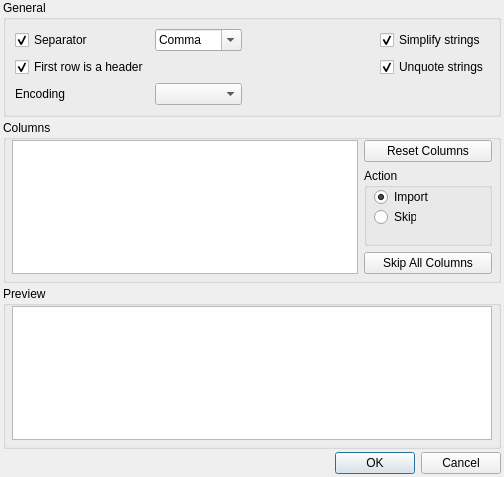
<?xml version="1.0" encoding="UTF-8"?>
<ui version="4.0">
 <class>SetupDialogCSV</class>
 <widget class="QDialog" name="SetupDialogCSV">
  <property name="geometry">
   <rect>
    <x>0</x>
    <y>0</y>
    <width>504</width>
    <height>477</height>
   </rect>
  </property>
  <property name="windowTitle">
   <string>Set CSV properties please...</string>
  </property>
  <layout class="QVBoxLayout" name="verticalLayout">
   <property name="spacing">
    <number>3</number>
   </property>
   <property name="leftMargin">
    <number>3</number>
   </property>
   <property name="topMargin">
    <number>0</number>
   </property>
   <property name="rightMargin">
    <number>3</number>
   </property>
   <property name="bottomMargin">
    <number>3</number>
   </property>
   <item>
    <widget class="QGroupBox" name="groupBox">
     <property name="title">
      <string>General</string>
     </property>
     <layout class="QGridLayout" name="gridLayout_2">
      <property name="leftMargin">
       <number>9</number>
      </property>
      <item row="0" column="2">
       <spacer name="horizontalSpacer">
        <property name="orientation">
         <enum>Qt::Horizontal</enum>
        </property>
        <property name="sizeHint" stdset="0">
         <size>
          <width>40</width>
          <height>20</height>
         </size>
        </property>
       </spacer>
      </item>
      <item row="3" column="3">
       <widget class="QCheckBox" name="unquoteCheckBox">
        <property name="toolTip">
         <string>&lt;html&gt;&lt;head/&gt;&lt;body&gt;&lt;p&gt;Removes leading and trailing quote mark from data.&lt;/p&gt;&lt;/body&gt;&lt;/html&gt;</string>
        </property>
        <property name="text">
         <string>Unquote strings</string>
        </property>
        <property name="checked">
         <bool>true</bool>
        </property>
       </widget>
      </item>
      <item row="0" column="3">
       <widget class="QCheckBox" name="simplifyCheckBox">
        <property name="toolTip">
         <string>&lt;html&gt;&lt;head/&gt;&lt;body&gt;&lt;p&gt;Converts data to a string(s) that has whitespace removed from the start and the end.&lt;/p&gt;&lt;p&gt;Whitespace means any character for which &lt;a href=&quot;http://qt-project.org/doc/qt-5/qchar.html#isSpace&quot;&gt;&lt;span style=&quot; text-decoration: underline; color:#0000ff;&quot;&gt;QChar::isSpace&lt;/span&gt;&lt;/a&gt;() returns true. This includes the ASCII characters '\t', '\n', '\v', '\f', '\r', and ' '.&lt;/p&gt;&lt;/body&gt;&lt;/html&gt;</string>
        </property>
        <property name="text">
         <string>Simplify strings</string>
        </property>
        <property name="checked">
         <bool>true</bool>
        </property>
       </widget>
      </item>
      <item row="4" column="1">
       <widget class="QComboBox" name="encodingComboBox"/>
      </item>
      <item row="4" column="0">
       <widget class="QLabel" name="label_2">
        <property name="text">
         <string>Encoding</string>
        </property>
       </widget>
      </item>
      <item row="3" column="0">
       <widget class="QCheckBox" name="headerCheckBox">
        <property name="text">
         <string>First row is a header</string>
        </property>
        <property name="checked">
         <bool>true</bool>
        </property>
       </widget>
      </item>
      <item row="0" column="1">
       <widget class="QComboBox" name="separatorComboBox">
        <property name="editable">
         <bool>true</bool>
        </property>
        <item>
         <property name="text">
          <string>Comma</string>
         </property>
        </item>
        <item>
         <property name="text">
          <string>Tab</string>
         </property>
        </item>
        <item>
         <property name="text">
          <string>Semicolon</string>
         </property>
        </item>
        <item>
         <property name="text">
          <string>Pipe</string>
         </property>
        </item>
       </widget>
      </item>
      <item row="0" column="0">
       <widget class="QCheckBox" name="separatorCheckBox">
        <property name="text">
         <string>Separator</string>
        </property>
        <property name="checked">
         <bool>true</bool>
        </property>
       </widget>
      </item>
     </layout>
    </widget>
   </item>
   <item>
    <widget class="QGroupBox" name="groupBox_2">
     <property name="title">
      <string>Columns</string>
     </property>
     <layout class="QGridLayout" name="gridLayout_4">
      <property name="leftMargin">
       <number>6</number>
      </property>
      <property name="topMargin">
       <number>0</number>
      </property>
      <property name="rightMargin">
       <number>6</number>
      </property>
      <property name="bottomMargin">
       <number>6</number>
      </property>
      <property name="horizontalSpacing">
       <number>6</number>
      </property>
      <item row="0" column="1">
       <widget class="QPushButton" name="resetButton">
        <property name="text">
         <string>Reset Columns</string>
        </property>
       </widget>
      </item>
      <item row="1" column="1">
       <widget class="QGroupBox" name="actionGroupBox">
        <property name="minimumSize">
         <size>
          <width>128</width>
          <height>0</height>
         </size>
        </property>
        <property name="title">
         <string>Action</string>
        </property>
        <widget class="QRadioButton" name="importButton">
         <property name="geometry">
          <rect>
           <x>10</x>
           <y>20</y>
           <width>55</width>
           <height>18</height>
          </rect>
         </property>
         <property name="text">
          <string>Import</string>
         </property>
         <property name="checked">
          <bool>true</bool>
         </property>
        </widget>
        <widget class="QRadioButton" name="skipButton">
         <property name="geometry">
          <rect>
           <x>10</x>
           <y>40</y>
           <width>42</width>
           <height>18</height>
          </rect>
         </property>
         <property name="text">
          <string>Skip</string>
         </property>
        </widget>
       </widget>
      </item>
      <item row="2" column="1">
       <widget class="QPushButton" name="skipAllButton">
        <property name="text">
         <string>Skip All Columns</string>
        </property>
       </widget>
      </item>
      <item row="0" column="0" rowspan="3">
       <widget class="QListView" name="columnList"/>
      </item>
     </layout>
    </widget>
   </item>
   <item>
    <widget class="QGroupBox" name="groupBox_3">
     <property name="title">
      <string>Preview</string>
     </property>
     <layout class="QVBoxLayout" name="verticalLayout_3">
      <property name="spacing">
       <number>0</number>
      </property>
      <property name="leftMargin">
       <number>6</number>
      </property>
      <property name="topMargin">
       <number>0</number>
      </property>
      <property name="rightMargin">
       <number>6</number>
      </property>
      <property name="bottomMargin">
       <number>6</number>
      </property>
      <item>
       <widget class="QTableView" name="preView"/>
      </item>
     </layout>
    </widget>
   </item>
   <item>
    <widget class="QDialogButtonBox" name="buttonBox">
     <property name="orientation">
      <enum>Qt::Horizontal</enum>
     </property>
     <property name="standardButtons">
      <set>QDialogButtonBox::Cancel|QDialogButtonBox::Ok</set>
     </property>
    </widget>
   </item>
  </layout>
 </widget>
 <resources/>
 <connections>
  <connection>
   <sender>buttonBox</sender>
   <signal>accepted()</signal>
   <receiver>SetupDialogCSV</receiver>
   <slot>accept()</slot>
   <hints>
    <hint type="sourcelabel">
     <x>248</x>
     <y>254</y>
    </hint>
    <hint type="destinationlabel">
     <x>157</x>
     <y>274</y>
    </hint>
   </hints>
  </connection>
  <connection>
   <sender>buttonBox</sender>
   <signal>rejected()</signal>
   <receiver>SetupDialogCSV</receiver>
   <slot>reject()</slot>
   <hints>
    <hint type="sourcelabel">
     <x>316</x>
     <y>260</y>
    </hint>
    <hint type="destinationlabel">
     <x>286</x>
     <y>274</y>
    </hint>
   </hints>
  </connection>
 </connections>
</ui>
